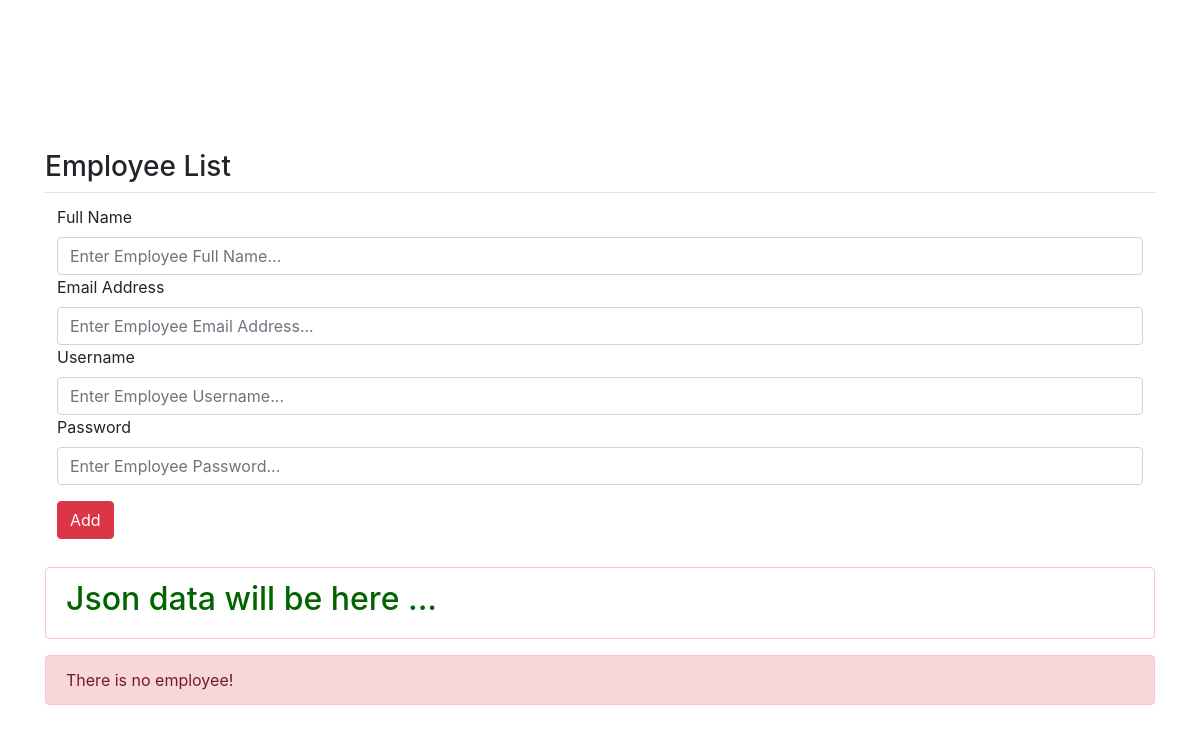
Before: / with the older database file.
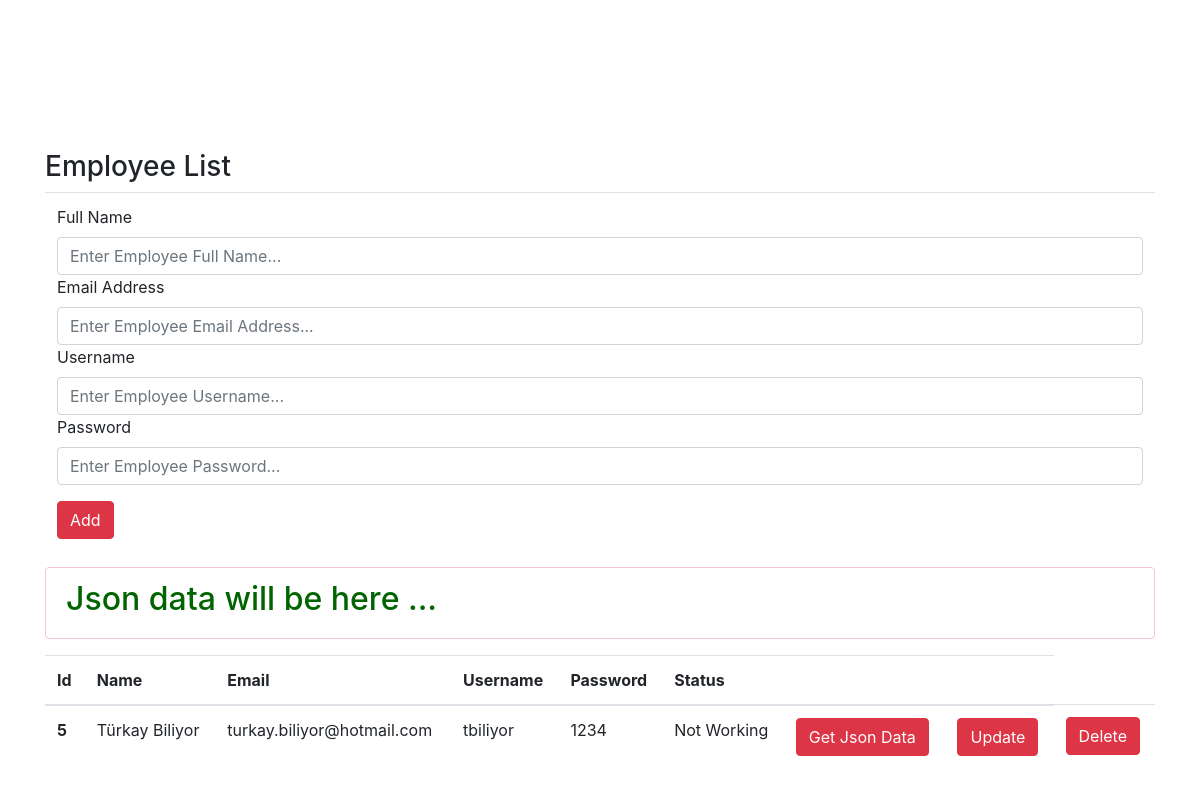
After: the same page with the newer database file.
### Employee/models.py (models this page shows, shortened)
class Employee(models.Model):
    name = models.CharField(max_length=50, verbose_name="Full Name")
    email = models.EmailField(max_length=99, blank=True, verbose_name="Email")
    username = models.CharField(max_length=255, blank=True, default='')
    password = models.CharField(max_length=99, blank=True, default='')
    is_active = models.BooleanField(default=False, verbose_name="Active")
    created = models.DateTimeField(default=timezone.now)
    REQUIRED_FIELDS = ['name']
    id_prefix = 'emp'
    class Meta:
        db_table = 'employee'
        ordering = ('-created',)

### Employee/views.py (the view)
# urls.py: path('', views.index),
def index(request):
    employees = Employee.objects.all()
    return render(request, "index.html", {'employees': employees})

### templates/index.html (shortened to what this page needs)
<!DOCTYPE html>
<html>
<head>
    <link rel="stylesheet" href="https://cdn.jsdelivr.net/npm/bootstrap@4.0.0/dist/css/bootstrap.min.css"
>
</head>
<body>
<div style="margin-top:150px" class="container">
    <h3>Employee List</h3>
    <table class="table">
        <tr>
            <td>
                <div class="form-group">
                    <label for="nameInput">Full Name</label>
                    <input type="text" name="fullname" class="form-control" id="input_name"
                           placeholder="Enter Employee Full Name...">
                    <label for="emailInput">Email Address</label>
                    <input type="text" name="email" class="form-control" id="input_email"
                           placeholder="Enter Employee Email Address...">
                    <label for="usernameInput">Username</label>
                    <input type="text" name="username" class="form-control" id="input_username"
                           placeholder="Enter Employee Username...">
                    <label for="passwordInput">Password</label>
                    <input type="text" name="password" class="form-control" id="input_password"
                           placeholder="Enter Employee Password...">
                </div>
                <button type="button" class="btn btn-danger add">Add</button>
            </td>
        </tr>
    </table>
    <div class="alert alert-danger" id="json" style="background-color:white; color:darkgreen; margin-left:0;">
        <h2>Json data will be here ...</h2>
    </div>
    {% if employees %}
        <table class="table">
            <thead>
            <tr>
                <th scope="col">Id</th>
                <th scope="col">Name</th>
                <th scope="col">Email</th>
                <th scope="col">Username</th>
                <th scope="col">Password</th>
                <th scope="col">Status</th>
                <th scope="col"></th>
                <th scope="col"></th>
            </tr>
            </thead>
            <tbody>
            {% for employee in employees %}
                <tr>
                    <th scope="row">{{ employee.id }}</th>
                    <td>{{ employee.name }}</td>
                    <td>{{ employee.email }}</td>
                    <td>{{ employee.username }}</td>
                    <td>{{ employee.password }}</td>
                    {% if employee.is_active %}
                        <td>Working</td>
                    {% else %}
                        <td>Not Working</td>
                    {% endif %}
                    <td>
                        <button data-id="{{ employee.id }}" type="button" class="btn btn-danger get_by_id">Get Json Data
                        </button>
                    </td>
                    <td>
                        <button data-id="{{ employee.id }}" type="button" class="btn btn-danger update">Update
                        </button>
                    </td>
                    <td>
                        <button data-id="{{ employee.id }}" type="button" class="btn btn-danger delete">Delete
                        </button>
                    </td>
                </tr>
            {% endfor %}
            </tbody>
        </table>
    {% else %}
        <div class="alert alert-danger">There is no employee!</div>
    {% endif %}
</div>
</body>
</html>

Changed rows visible on the page:
added Employee: id "5", name "Türkay Biliyor", email "turkay.biliyor@hotmail.com", username "tbiliyor", password "1234", is_active "Not Working"
Other visible differences:
text no longer shown: "There is no employee!"
text now shown: "Id Name Email Username Password Status"
